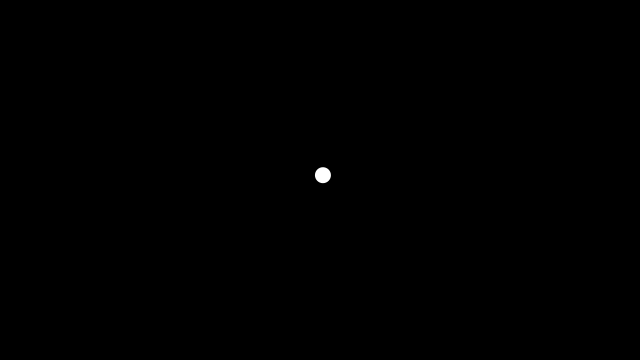
Frame 1 (no input)
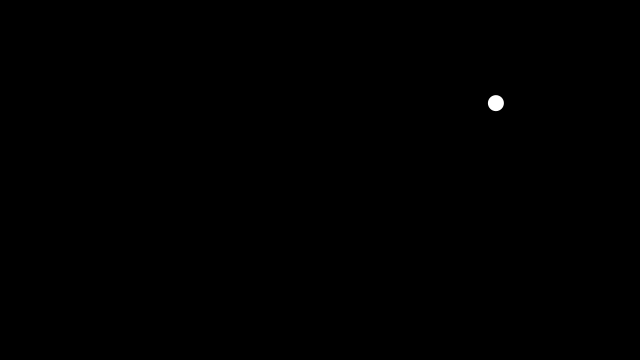
Frame 60 (the mouse pressed at the canvas centre just before this capture)
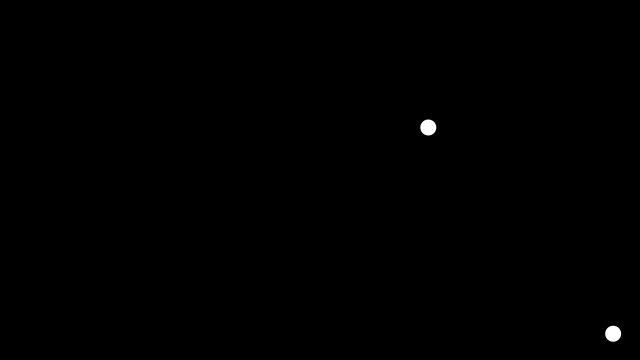
Frame 120 (the mouse held since frame 60 and released just before this capture)

The Processing sketch that drew these frames (run headless with seeded random() and noise(); from frame 60 on, the mouse is pressed at the canvas centre):

// Processing sketch: arrays_objects_example
// ── arrays_objects_example.pde
// https://github.com/prismspecs/creative-coding

// create an array named "ball" of type Ball
Ball[] ball;

// keep track of number of objects present
int count = 0;

void setup() {
  size(640, 360);
  noStroke();

  // make space for 1000 objects
  ball = new Ball[1000];

  // add one to start
  ball[count] = new Ball(width/2, height/2);
  count++;  // increment the Ball count
}

void draw() {
  
  background(0);
  
  for (int i = 0; i < count; i++) {
    ball[i].update();
    ball[i].display();
  }
  
}

void mousePressed() {
  if (count < 1000) {
    ball[count] = new Ball(mouseX, mouseY);
    count++;  // increment
  }
}

// ── Module.pde
class Ball {
  // the properties of each Ball object
  float xSpeed;
  float ySpeed;
  float xPos;
  float yPos;
  
  // contructor
  Ball(int x, int y) {
    // take incoming values and use them as
    // coordinates for each new object
    xPos = x;
    yPos = y;
    
    // generate a random speed
    xSpeed = random(-10,10);
    ySpeed = random(-10,10);
  }
  
  // custom method for updating the variables
  void update() {
    // move the ball
    xPos = xPos + xSpeed;
    yPos = yPos + ySpeed;
    
    // test for collisions
    if(xPos > width) {
      xSpeed = xSpeed * -1;
    }
    if(xPos < 0) {
      xSpeed = xSpeed * -1;
    }
    if(yPos > height) {
      ySpeed = ySpeed * -1;
    }
    if(yPos < 0) {
      ySpeed = ySpeed * -1;
    }
  }
  
  // custom method for drawing the object
  void display() {
    fill(255);
    ellipse(xPos, yPos, 16, 16);
  }
}
